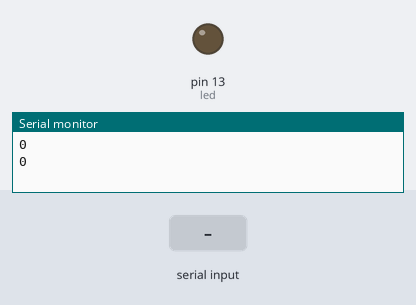
This sketch was run on a simulated Arduino Uno, built with avr-gcc and run on an emulated ATmega328P. Shown: output pins drawn as LEDs (lit = HIGH), the last lines printed to the serial monitor. The inputs (shaded band) are chosen by the test bench.

Above: at 1.2 s.
1.3 s: "1" received over Serial
At 3.2 s:
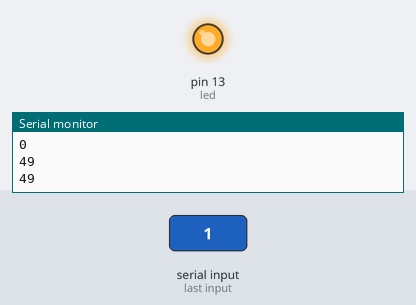
3.5 s: "0" received over Serial
At 4.7 s:
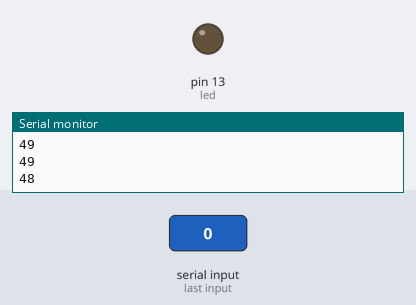
Timing chart, 0 to 6.5 s (numbered marks = the images above; inputs shaded):
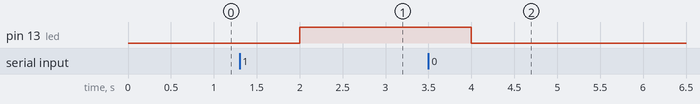

Measured:
- after the input at 1.3 s, pin 13 (led): LOW → HIGH after 0.70 s
- after the input at 3.5 s, pin 13 (led): HIGH → LOW after 0.50 s

The sketch:

serRecvPython.ino
```cpp
int led = 13;
int n;

// the setup function runs once when you press reset or power the board
void setup() {
  Serial.begin(9600);
  // initialize digital pin LED_BUILTIN as an output.
  pinMode(led, OUTPUT);
}

// the loop function runs over and over again forever
void loop() {

//  Serial.write(n);
//  Serial.println(n);
//  delay(1000);

 // char inByte = ' ';

  while(Serial.available()){
  n = Serial.read();
  }
Serial.println(n);


  if(n==49){
    digitalWrite(led, HIGH);
  }
  else{
    digitalWrite(led, LOW);
    }

delay(1000);


}
```
